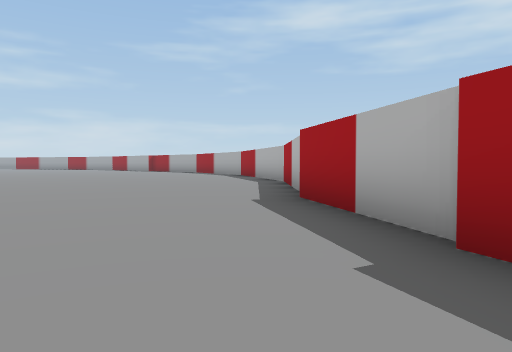
View 1 (above)

21 first-person views from a walk through a scene from a Unity 3-D project. The camera is 0.48 m above the floor, tilts 2° down and sees 70° across. The floor is counted in squares, 1 m on a side. Each view is taken from the middle of a square. On the plan, view 1 faces up. The plan holds only what a view shows up to about 9 squares ahead; the rest is blank. The place goes on beyond the plan. Some surface patterns are stand-ins.

View 2
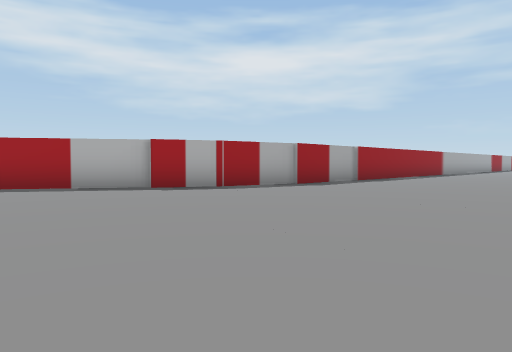

View 3
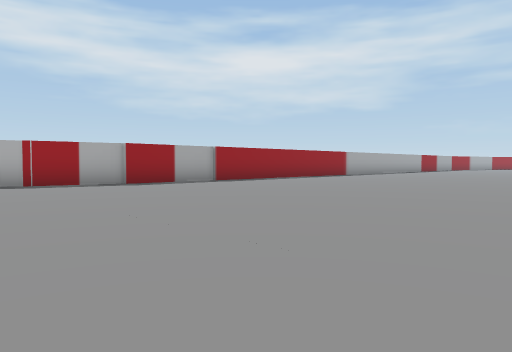

View 4
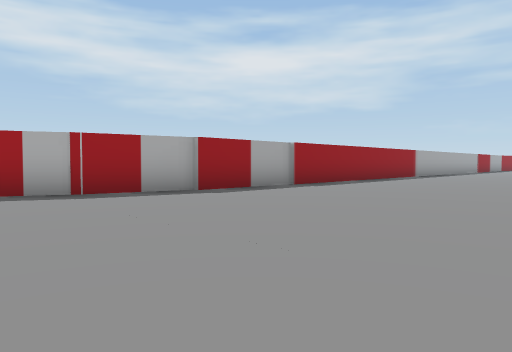

View 5
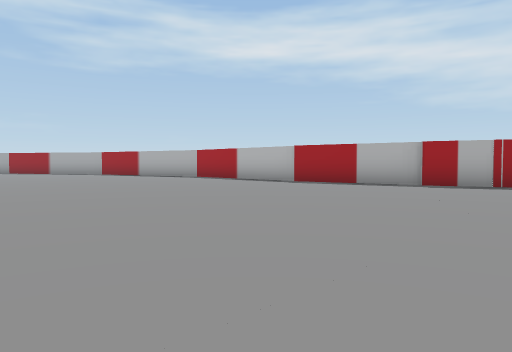

View 6
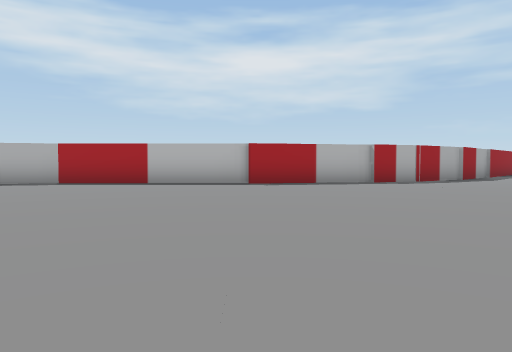

View 7
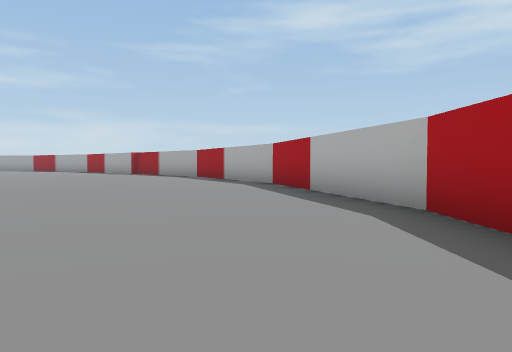

View 8
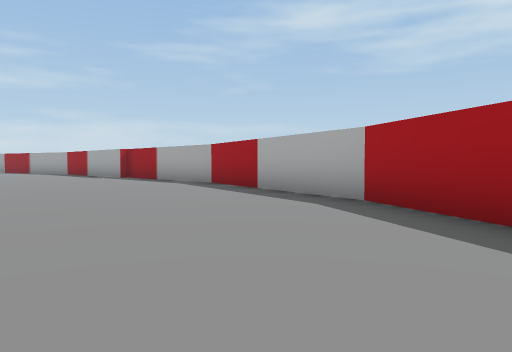

View 9
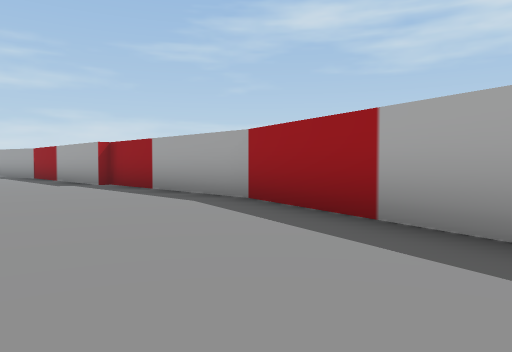

View 10
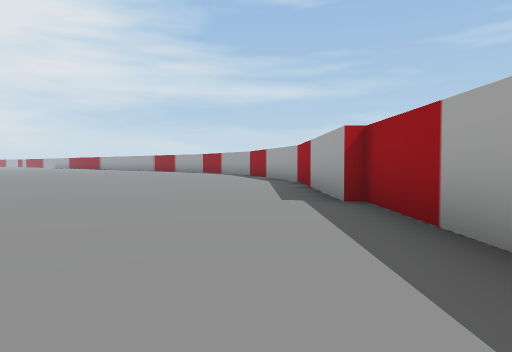

View 11
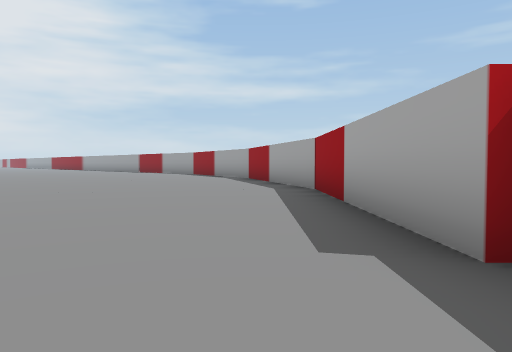

View 12
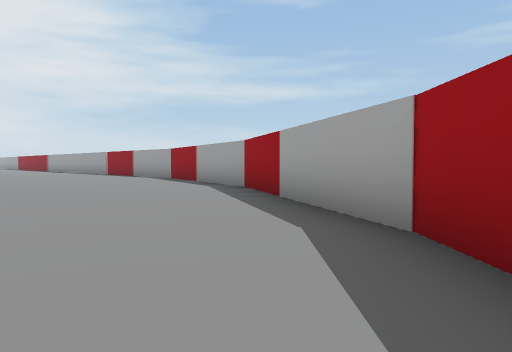

View 13
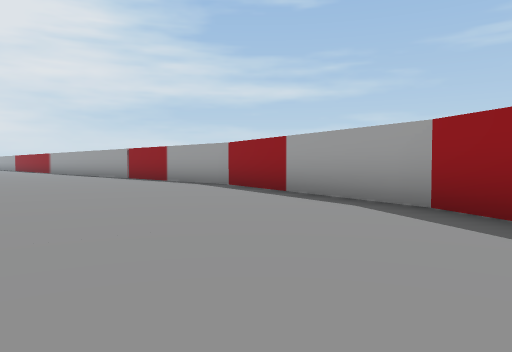

View 14
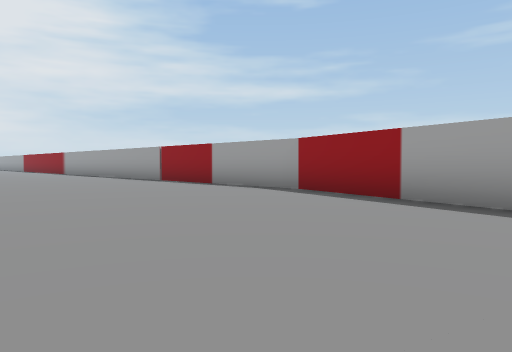

View 15
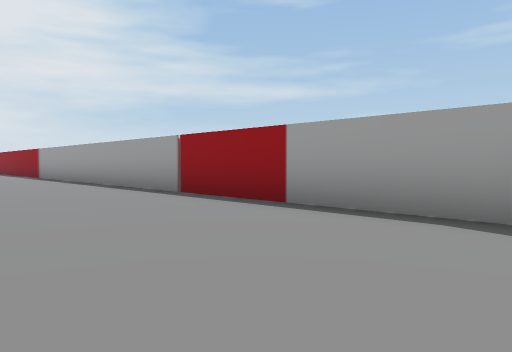

View 16
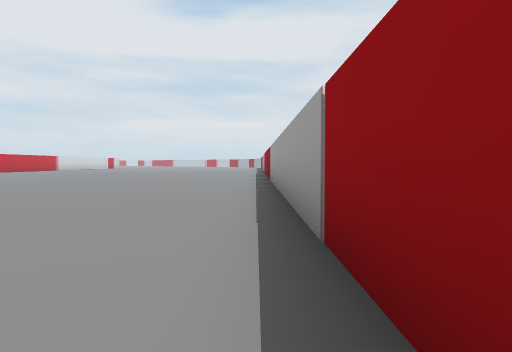

View 17
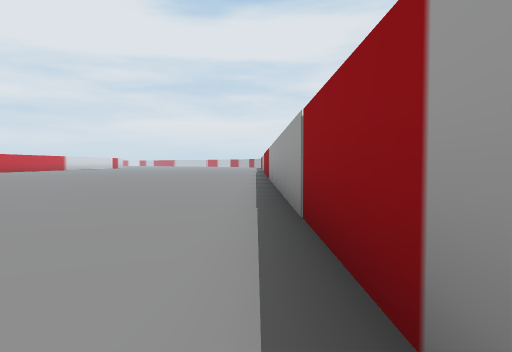

View 18
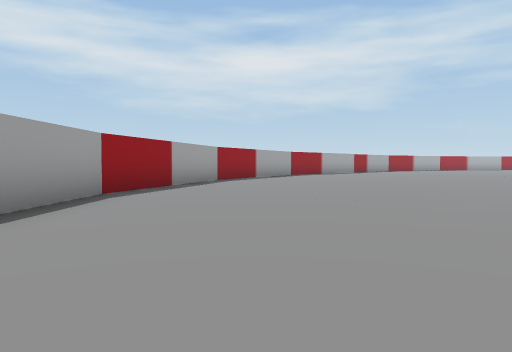

View 19
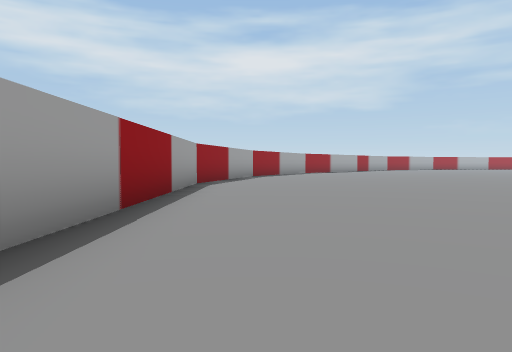

View 20
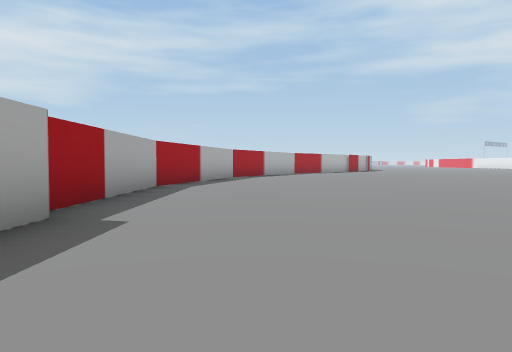

View 21
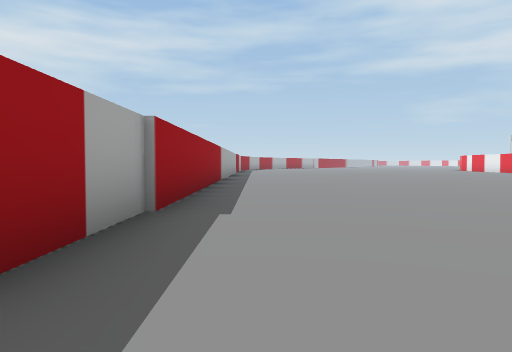

### Floor plan
Points are (right, up) in squares from view 1. A wall is a line through its corners. A room is listed if a view was taken in it or the views show most of it. See-through windows are left out.
Room 1 (views 1, 2, 3, 4, 5, 6, 7, 8, 9, 10, 11, 12, 13, 14, 15, 16, 17, 18, 19, 20, 21)
walls: (-3.1, 19) (-6.3, 22.2) (-6.5, 22) (-10.1, 25.6); (0.8, 9.7) (-0.6, 14.7) (-3.2, 19.1); (0.7, 5.1) (0.7, 9.8); (-10, 25.5) (-14.5, 28.2); (1.3, 2.1) (0.6, 5.3); (-14.3, 28.1) (-19.3, 29.4); (-19.2, 29.4) (-30.1, 29.4); (6.4, -4.9) (2.5, -0.9)
ways out: gap at (5, -2)
objects: other object (2, 1); other object (3, 1)

Positions as (right, up) in squares from view 1, and headings:
1: (0, 0), facing up
2: (-6, 0), facing right
3: (-6, -4), facing right
4: (-4, -2), facing right
5: (-7, -1), facing up-right
6: (-8, 5), facing right
7: (-1, 6), facing up
8: (-2, 10), facing up
9: (-3, 14), facing up
10: (-4, 18), facing up-left
11: (-6, 20), facing up-left
12: (-9, 23), facing up-left
13: (-13, 24), facing up-left
14: (-15, 24), facing up-left
15: (-19, 26), facing up-left
16: (-22, 29), facing left
17: (-21, 29), facing left
18: (-25, 27), facing right
19: (-28, 28), facing right
20: (-10, 23), facing down-right
21: (1, -1), facing down-right
